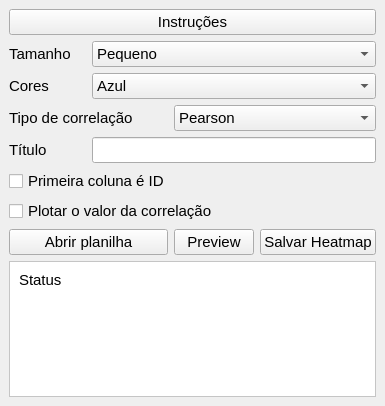
<?xml version="1.0" encoding="UTF-8"?>
<ui version="4.0">
 <class>MainWindow</class>
 <widget class="QMainWindow" name="MainWindow">
  <property name="geometry">
   <rect>
    <x>0</x>
    <y>0</y>
    <width>385</width>
    <height>406</height>
   </rect>
  </property>
  <property name="font">
   <font>
    <pointsize>11</pointsize>
   </font>
  </property>
  <property name="windowTitle">
   <string>Heatmap Generator</string>
  </property>
  <widget class="QWidget" name="centralwidget">
   <layout class="QGridLayout" name="gridLayout">
    <item row="3" column="2" colspan="2">
     <widget class="QComboBox" name="comboBox_correlation_type">
      <item>
       <property name="text">
        <string>Pearson</string>
       </property>
      </item>
      <item>
       <property name="text">
        <string>Spearman</string>
       </property>
      </item>
      <item>
       <property name="text">
        <string>Kendall</string>
       </property>
      </item>
     </widget>
    </item>
    <item row="1" column="0">
     <widget class="QLabel" name="label">
      <property name="text">
       <string>Tamanho</string>
      </property>
     </widget>
    </item>
    <item row="4" column="1" colspan="3">
     <widget class="QLineEdit" name="input_title"/>
    </item>
    <item row="5" column="0" colspan="3">
     <widget class="QCheckBox" name="checkBox_ID_firstcolumn">
      <property name="text">
       <string>Primeira coluna é ID</string>
      </property>
     </widget>
    </item>
    <item row="3" column="0" colspan="2">
     <widget class="QLabel" name="label_4">
      <property name="text">
       <string>Tipo de correlação</string>
      </property>
     </widget>
    </item>
    <item row="4" column="0">
     <widget class="QLabel" name="label_2">
      <property name="text">
       <string>Título</string>
      </property>
     </widget>
    </item>
    <item row="6" column="0" colspan="4">
     <widget class="QCheckBox" name="checkBox_plotar_correalacao">
      <property name="text">
       <string>Plotar o valor da correlação</string>
      </property>
     </widget>
    </item>
    <item row="1" column="1" colspan="3">
     <widget class="QComboBox" name="comboBox_tamanho">
      <item>
       <property name="text">
        <string>Pequeno</string>
       </property>
      </item>
      <item>
       <property name="text">
        <string>Médio</string>
       </property>
      </item>
      <item>
       <property name="text">
        <string>Grande</string>
       </property>
      </item>
     </widget>
    </item>
    <item row="0" column="0" colspan="4">
     <widget class="QPushButton" name="btn_instructions">
      <property name="text">
       <string>Instruções</string>
      </property>
     </widget>
    </item>
    <item row="8" column="0" colspan="2">
     <widget class="QPushButton" name="btn_open">
      <property name="text">
       <string>Abrir planilha</string>
      </property>
     </widget>
    </item>
    <item row="2" column="0">
     <widget class="QLabel" name="label_3">
      <property name="text">
       <string>Cores</string>
      </property>
     </widget>
    </item>
    <item row="2" column="1" colspan="3">
     <widget class="QComboBox" name="comboBox_cor">
      <item>
       <property name="text">
        <string>Azul</string>
       </property>
      </item>
      <item>
       <property name="text">
        <string>Verde</string>
       </property>
      </item>
      <item>
       <property name="text">
        <string>Vermelho</string>
       </property>
      </item>
     </widget>
    </item>
    <item row="8" column="2">
     <widget class="QPushButton" name="btn_preview">
      <property name="text">
       <string>Preview</string>
      </property>
     </widget>
    </item>
    <item row="8" column="3">
     <widget class="QPushButton" name="btn_salvar">
      <property name="text">
       <string>Salvar Heatmap</string>
      </property>
     </widget>
    </item>
    <item row="9" column="0" colspan="4">
     <widget class="QScrollArea" name="scrollArea">
      <property name="styleSheet">
       <string notr="true">background: white</string>
      </property>
      <property name="widgetResizable">
       <bool>true</bool>
      </property>
      <widget class="QWidget" name="scrollAreaWidgetContents">
       <property name="geometry">
        <rect>
         <x>0</x>
         <y>0</y>
         <width>365</width>
         <height>146</height>
        </rect>
       </property>
       <layout class="QGridLayout" name="gridLayout_2">
        <item row="0" column="0">
         <widget class="QLabel" name="label_status">
          <property name="font">
           <font>
            <pointsize>11</pointsize>
           </font>
          </property>
          <property name="styleSheet">
           <string notr="true">background: white</string>
          </property>
          <property name="text">
           <string>Status</string>
          </property>
          <property name="alignment">
           <set>Qt::AlignLeading|Qt::AlignLeft|Qt::AlignTop</set>
          </property>
         </widget>
        </item>
       </layout>
      </widget>
     </widget>
    </item>
   </layout>
  </widget>
 </widget>
 <resources/>
 <connections/>
</ui>
